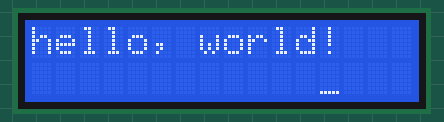
This sketch was run on a simulated Arduino Uno, built with avr-gcc and run on an emulated ATmega328P. Shown: 16×2 character LCD.

Above: at 0.1 s.

The sketch:

project5_lcd_cursor_blinkmove.ino
```cpp
// Project 5: Cursor Blink and Move

// The purpose of this project was to make the cursor blink, but on the line below where hello world is printed out

// Group Members: Josh Wild, Dayne Newman
// Group Number: 14 (not sure this is what the bottom of the breadboard said)
// Date: 3/25/2025
// Code written by: Both team members

// include lcd header file
#include <LiquidCrystal.h>

// define lcd pins
LiquidCrystal lcd(12, 11, 5, 4, 3, 2);

// set cursor to start and print hello world
void setup() {
  lcd.begin(16, 2);
  lcd.print("hello, world!");
}

// move cursor and make it blink every half second
void loop() {
  lcd.setCursor(12, 1);
  lcd.cursor();
  delay(500);
  lcd.setCursor(12, 1);
  lcd.noCursor();
  delay(500);
}
```
